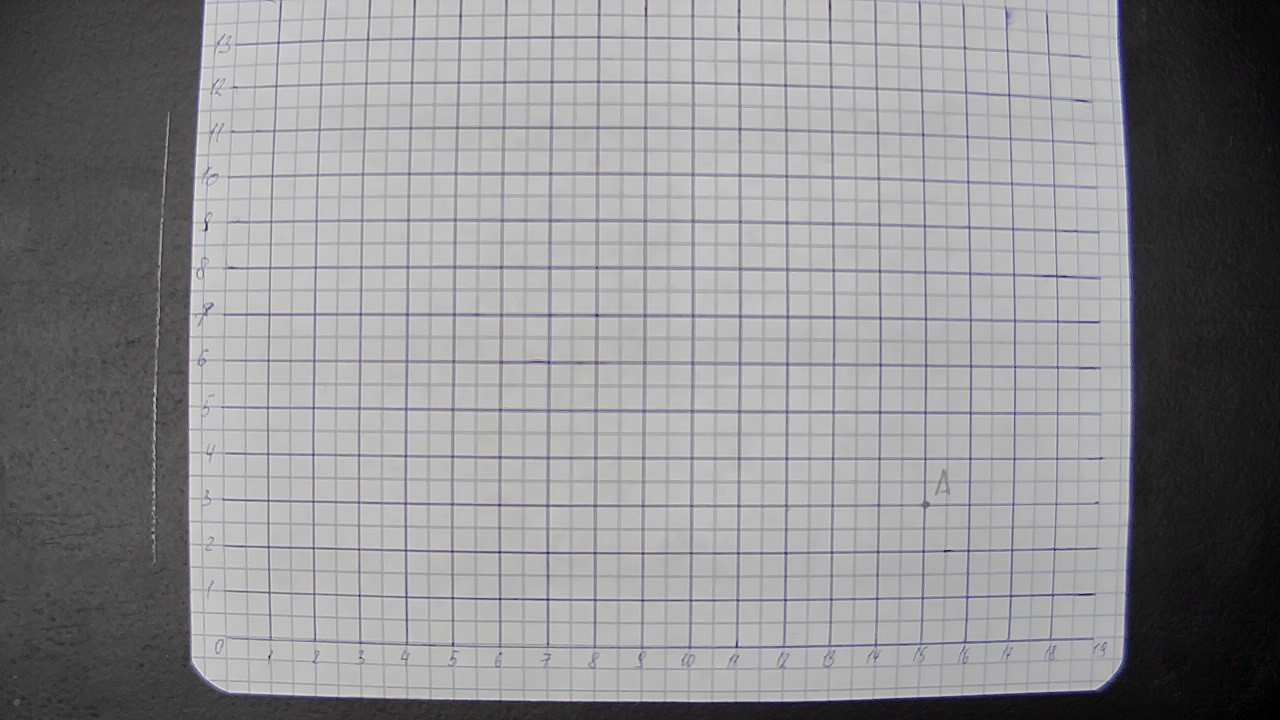
#> input picture images/calibrate1.jpg, 1280 x 720 px
$ python camera_actions.py
#> lines starting #> are read from the running program, lines starting #| are printed output that depends on the picture
#> in main, fish_eye is the input picture: shape (720, 1280, 3); mean B, G, R 144, 142, 142.3
import cv2 as cv
import numpy as np


def undistort_fisheye(img):
    DIM = (1280, 720)
    K = np.array(
        [[1412.2768793673747, 0.0, 630.6533412876211], [0.0, 1415.7993583527546, 413.1279213946876], [0.0, 0.0, 1.0]])
    D = np.array([[-0.16527613684882056], [0.4591416642648053], [1.7277360275917524], [-8.364871454665604]])
    h, w = img.shape[:2]
#> h = 720; w = 1280
    map1, map2 = cv.fisheye.initUndistortRectifyMap(K, D, np.eye(3), K, DIM, cv.CV_16SC2)
    undistorted_img = cv.remap(img, map1, map2, interpolation=cv.INTER_LINEAR, borderMode=cv.BORDER_CONSTANT)
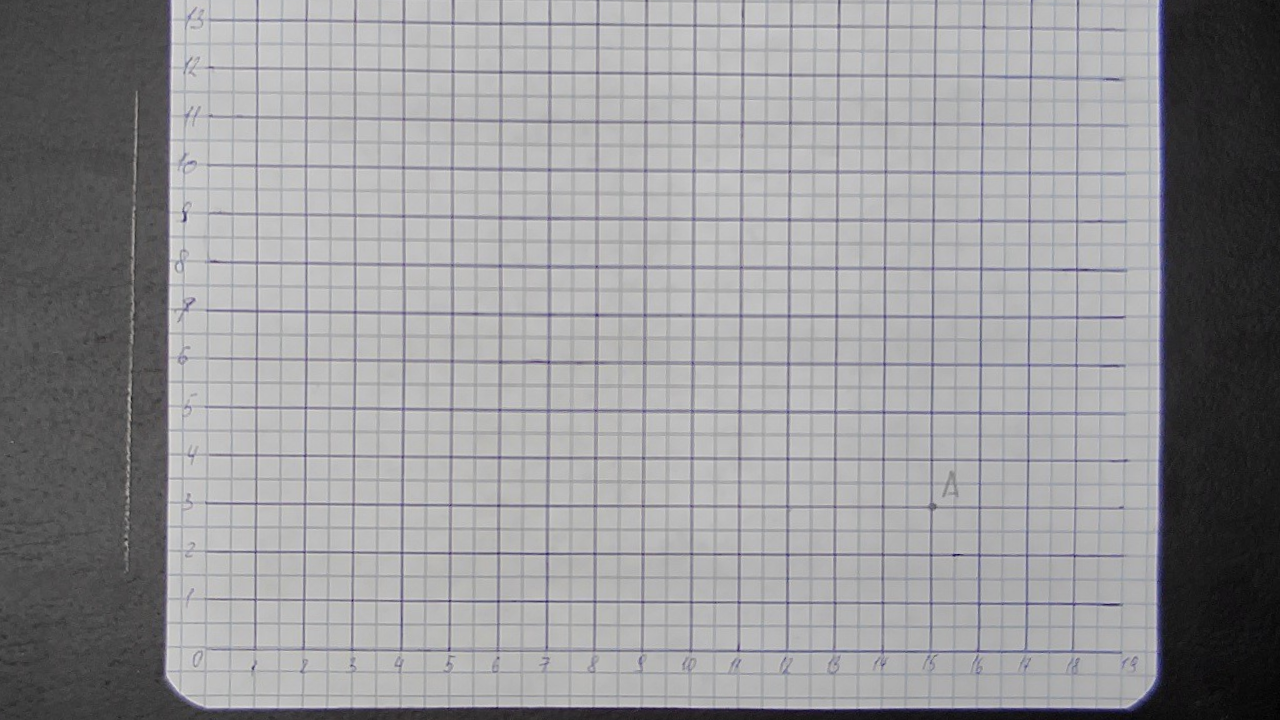
#> undistorted_img: shape (720, 1280, 3); mean B, G, R 152.1, 149.9, 150.3
    return undistorted_img


def rescale_frame(img, scale=0.3):
    # Work for images, video and live video
    width = int(img.shape[1] * scale)
    height = int(img.shape[0] * scale)

    dimensions = (width, height)

    return cv.resize(img, dimensions, interpolation=cv.INTER_AREA)


def change_resolution(width, height, video_capture):
    # Work only for live video
    video_capture.set(3, width)
    video_capture.set(4, height)


def draw_image_center(image):
    center_points = []
    if image.shape[1] % 2 != 0:
        center_pixel_x = (image.shape[1] // 2) + 1
        if image.shape[0] % 2 != 0:
            center_pixel_y = (image.shape[0] // 2) + 1
            center_points.append([center_pixel_x, center_pixel_y])
        else:
            center_pixel_y = [image.shape[0] // 2, (image.shape[0] // 2) + 1]
            center_points.append([center_pixel_x, center_pixel_y[0]])
            center_points.append([center_pixel_x, center_pixel_y[1]])
    else:
        center_pixel_x = [image.shape[1] // 2, (image.shape[1] // 2) + 1]
#> center_pixel_x = [640, 641]
        if image.shape[0] % 2 != 0:
            center_pixel_y = (image.shape[0] // 2) + 1
            center_points.append([center_pixel_x[0], center_pixel_y])
            center_points.append([center_pixel_x[1], center_pixel_y])
        else:
            center_pixel_y = [image.shape[0] // 2, (image.shape[0] // 2) + 1]
#> center_pixel_y = [360, 361]
            center_points.append([center_pixel_x[0], center_pixel_y[0]])
            center_points.append([center_pixel_x[0], center_pixel_y[1]])
            center_points.append([center_pixel_x[1], center_pixel_y[0]])
            center_points.append([center_pixel_x[1], center_pixel_y[1]])
    for point in center_points:
        cv.circle(image, (point[0], point[1]), 1, (0, 0, 255), thickness=2)
    return center_points, image


def grab_frame_from_camera(video_capture):
    if video_capture.isOpened():
        ret, img = video_capture.read()
        if ret:
            return img
        else:
            return "no frame"
    else:
        return "cannot open camera"


def main():
    fish_eye = cv.imread('../../images/calibrate1.jpg')
    undistorted_img = undistort_fisheye(fish_eye)
    center, new_image = draw_image_center(undistorted_img)
#> center = [[640, 360], [640, 361], [641, 360], [641, 361]]
    print(f'Coords of center pixels {center}')
#| Coords of center pixels [[640, 360], [640, 361], [641, 360], [641, 361]]
    cv.imshow('Center', new_image)
    cv.waitKey(0)


if __name__ == "__main__":
    main()

$ run again, with images/1.jpg copied over images/calibrate1.jpg
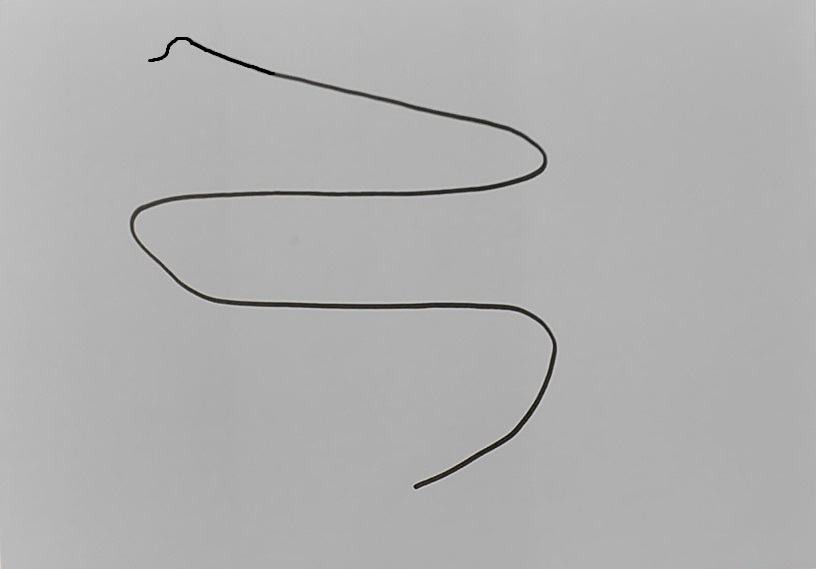
#> input picture images/1.jpg, 816 x 569 px
#> in main, fish_eye is the input picture: shape (569, 816, 3); mean B, G, R 176.2, 176.3, 176.3
#> in undistort_fisheye, `undistorted_img = cv.remap(img, map1, map2, interpolation=cv.INTER_LIN..`:
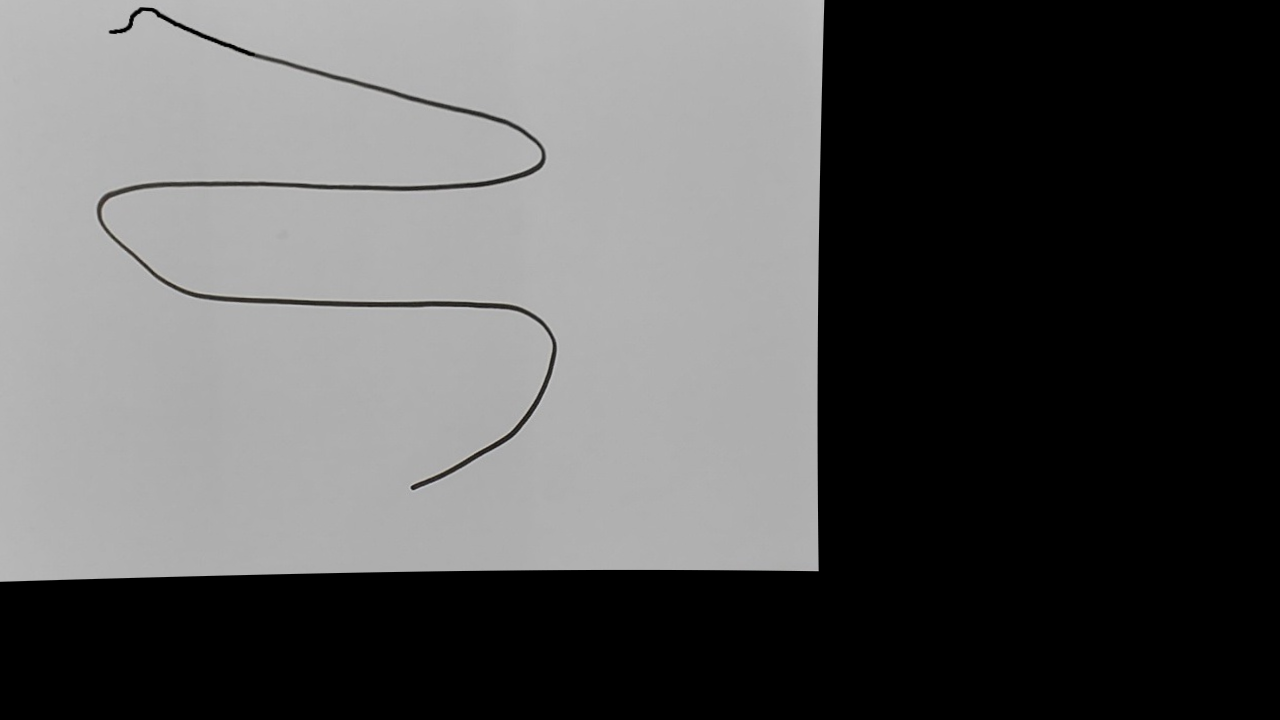
#> undistorted_img: shape (720, 1280, 3); mean B, G, R 89.4, 89.4, 89.4
#> center = [[640, 360], [640, 361], [641, 360], [641, 361]]
#| Coords of center pixels [[640, 360], [640, 361], [641, 360], [641, 361]]

$ run again, with images/123.jpg copied over images/calibrate1.jpg
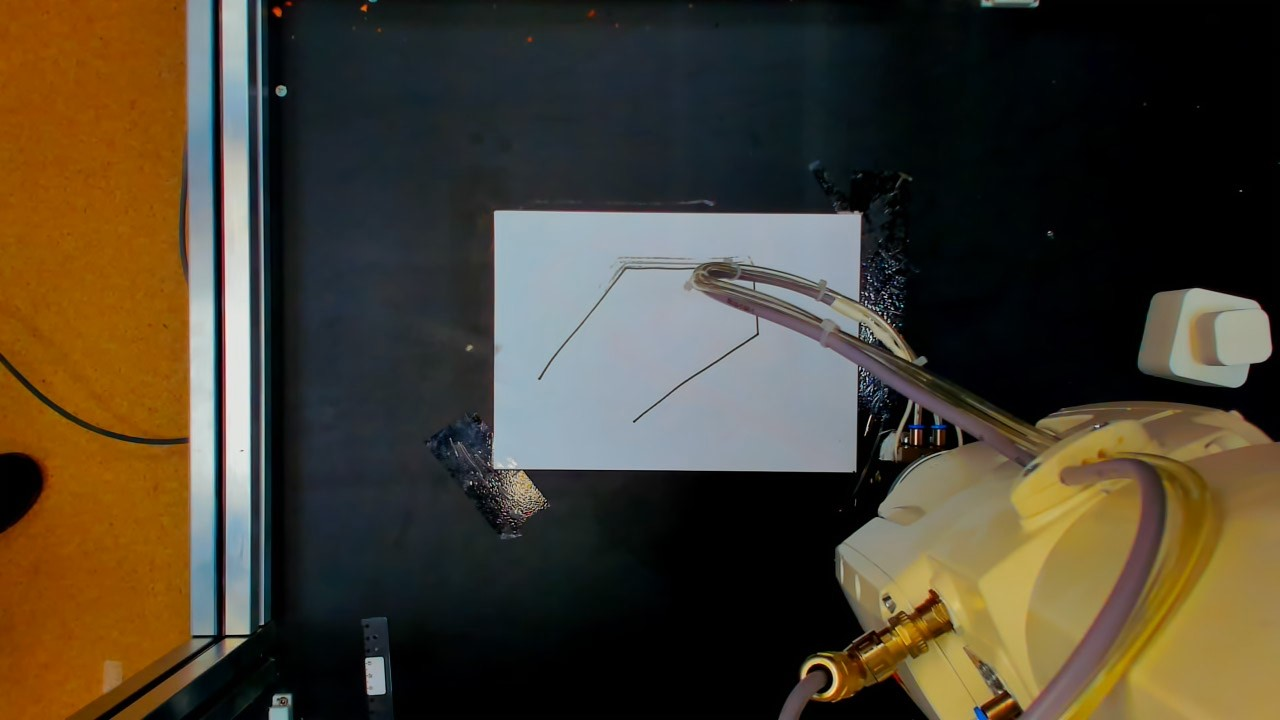
#> input picture images/123.jpg, 1280 x 720 px
#> in main, fish_eye is the input picture: shape (720, 1280, 3); mean B, G, R 48.2, 63.9, 72.5
#> in undistort_fisheye, `undistorted_img = cv.remap(img, map1, map2, interpolation=cv.INTER_LIN..`:
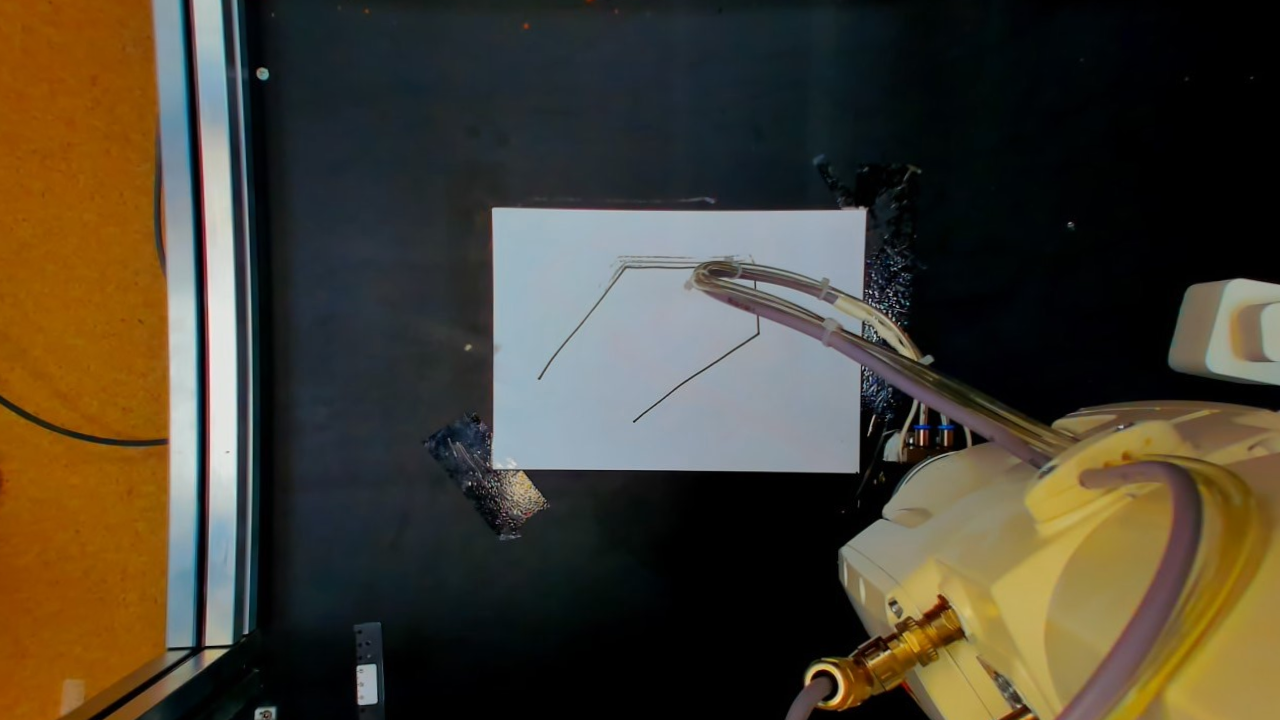
#> undistorted_img: shape (720, 1280, 3); mean B, G, R 50.1, 64.7, 71.8
#> center = [[640, 360], [640, 361], [641, 360], [641, 361]]
#| Coords of center pixels [[640, 360], [640, 361], [641, 360], [641, 361]]

$ run again, with images/25sm.jpg copied over images/calibrate1.jpg
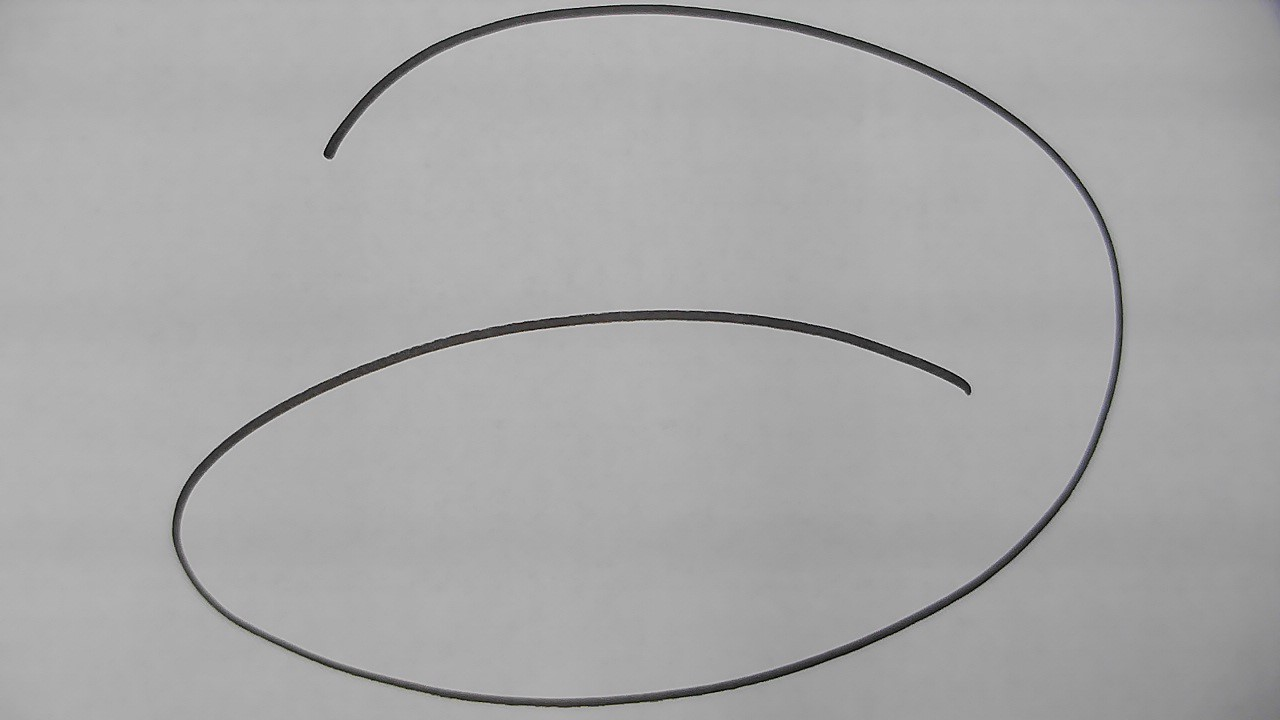
#> input picture images/25sm.jpg, 1280 x 720 px
#> in main, fish_eye is the input picture: shape (720, 1280, 3); mean B, G, R 167.5, 167.5, 167.5
#> in undistort_fisheye, `undistorted_img = cv.remap(img, map1, map2, interpolation=cv.INTER_LIN..`:
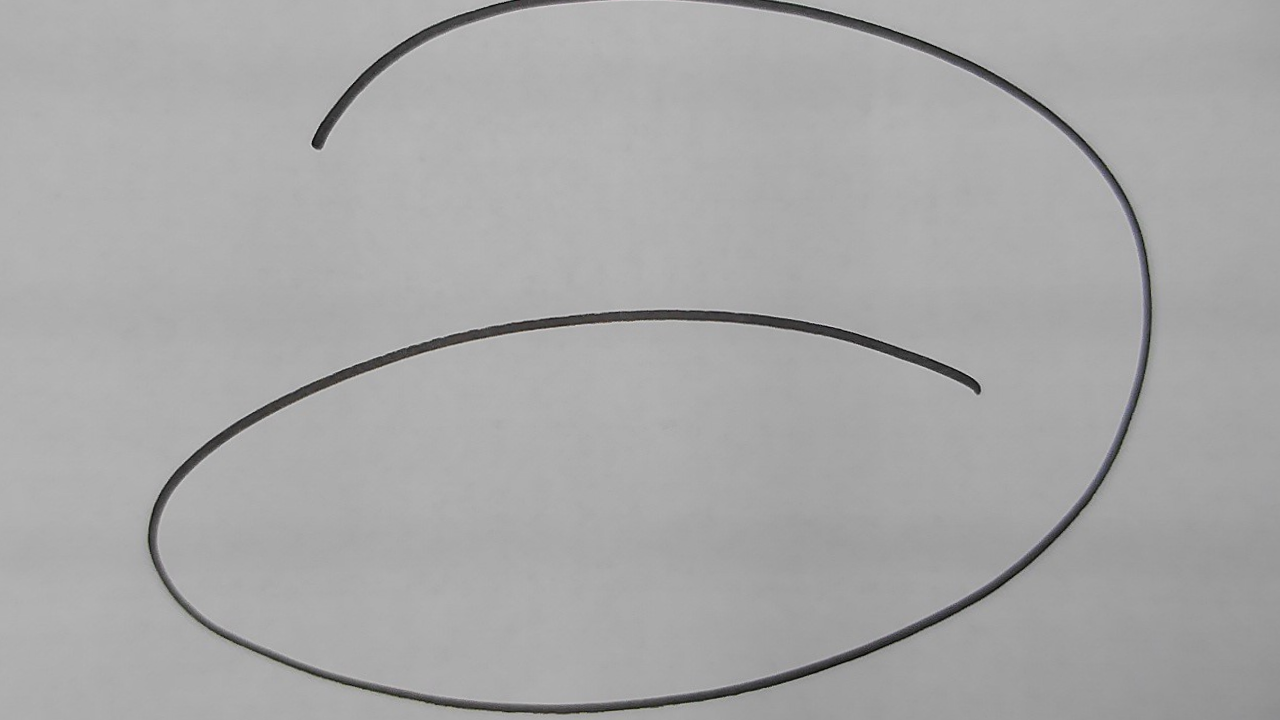
#> undistorted_img: shape (720, 1280, 3); mean B, G, R 167.8, 167.8, 167.8
#> center = [[640, 360], [640, 361], [641, 360], [641, 361]]
#| Coords of center pixels [[640, 360], [640, 361], [641, 360], [641, 361]]
